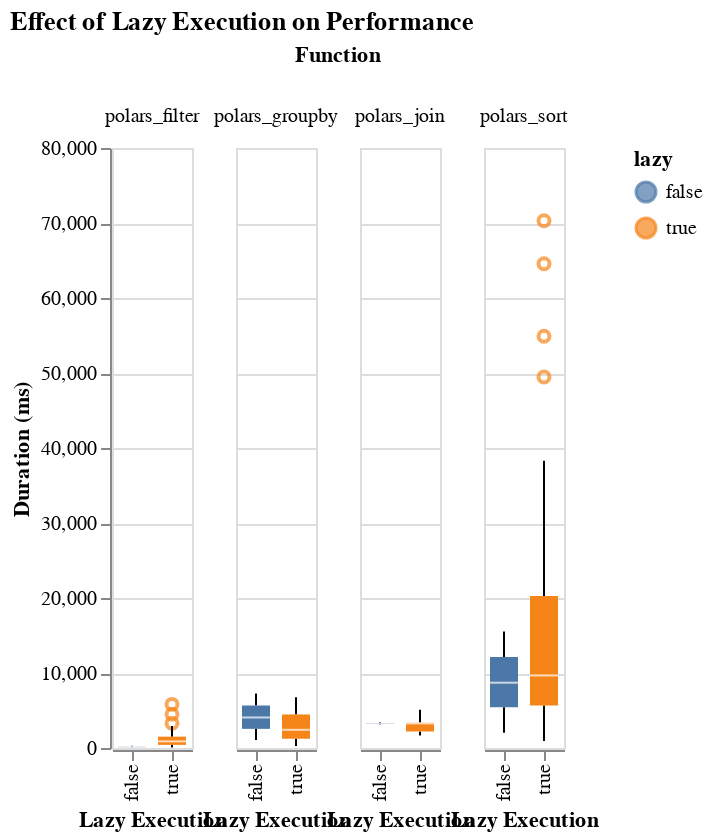

Notebook code cell kept with this figure:
### Code cell
# Analyze the effect of lazy execution
lazy_effect = (
    alt.Chart(df)
    .mark_boxplot()
    .encode(
        x=alt.X("lazy:N", title="Lazy Execution"),
        y=alt.Y("duration:Q", title="Duration (ms)"),
        color=alt.Color("lazy:N"),
        column=alt.Column("func:N", title="Function"),
    )
    .properties(title="Effect of Lazy Execution on Performance")
)

lazy_effect

### Figure 1 — Vega-Lite specification as saved in the notebook (floating-point values rounded to 4 significant figures; data arrays with more than 128 entries replaced by an {"elided": "..."} marker saying what was removed)
{"config": {"view": {"continuousWidth": 300, "continuousHeight": 300}}, "data": {"name": "data-48d397595b37e50a56a33ca0c71cb05d"}, "mark": {"type": "boxplot"}, "encoding": {"color": {"field": "lazy", "type": "nominal"}, "column": {"field": "func", "title": "Function", "type": "nominal"}, "x": {"field": "lazy", "title": "Lazy Execution", "type": "nominal"}, "y": {"field": "duration", "title": "Duration (ms)", "type": "quantitative"}}, "title": "Effect of Lazy Execution on Performance", "$schema": "https://vega.github.io/schema/vega-lite/v5.20.1.json", "datasets": {"data-48d397595b37e50a56a33ca0c71cb05d": {"elided": "240 records"}}}
